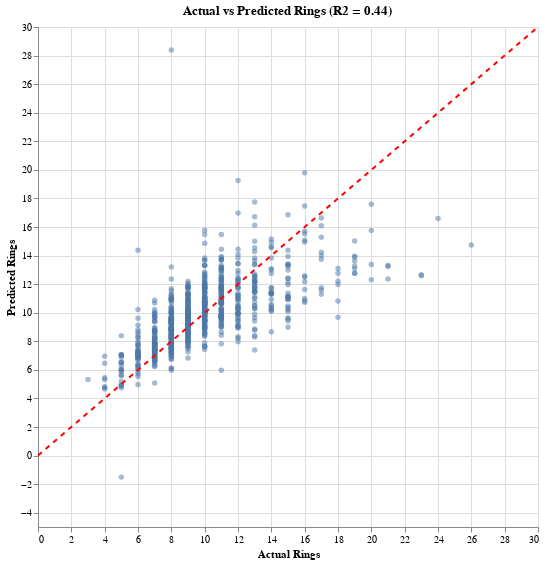

Notebook code for this chart:
### Markdown cell above
### 5. Visualization of Results
We evaluate the model by plotting the Predicted vs. Actual values.

### Code cell
# Calculate metrics
mse = mean_squared_error(y_test, y_pred)
r2 = r2_score(y_test, y_pred)

print(f"Mean Squared Error (MSE): {mse:.4f}")
print(f"R-squared (R2): {r2:.4f}")

# Visualization
results_df = pd.DataFrame({
    'Actual': y_test.values.flatten(),
    'Predicted': y_pred.flatten()
})

pred_chart = alt.Chart(results_df).mark_circle(opacity=0.5).encode(
    x=alt.X('Actual', title='Actual Rings'),
    y=alt.Y('Predicted', title='Predicted Rings')
).properties(
    title=f'Actual vs Predicted Rings (R2 = {r2:.2f})',
    width=500,
    height=500
)

line = alt.Chart(pd.DataFrame({'x': [0, 30], 'y': [0, 30]})).mark_line(color='red', strokeDash=[5,5]).encode(
    x='x',
    y='y'
)

pred_chart + line

### Figure 1 — Vega-Lite specification as saved in the notebook (floating-point values rounded to 4 significant figures; data arrays with more than 128 entries replaced by an {"elided": "..."} marker saying what was removed)
{"config": {"view": {"continuousWidth": 300, "continuousHeight": 300}}, "layer": [{"data": {"name": "data-b815735c17d97e8c35f1bcb691f300c3"}, "mark": {"type": "circle", "opacity": 0.5}, "encoding": {"x": {"field": "Actual", "title": "Actual Rings", "type": "quantitative"}, "y": {"field": "Predicted", "title": "Predicted Rings", "type": "quantitative"}}, "title": "Actual vs Predicted Rings (R2 = 0.44)"}, {"data": {"name": "data-f065f8979defe79e250ff0da7bd8328e"}, "mark": {"type": "line", "color": "red", "strokeDash": [5, 5]}, "encoding": {"x": {"field": "x", "type": "quantitative"}, "y": {"field": "y", "type": "quantitative"}}}], "height": 500, "width": 500, "$schema": "https://vega.github.io/schema/vega-lite/v5.20.1.json", "datasets": {"data-b815735c17d97e8c35f1bcb691f300c3": {"elided": "836 records"}, "data-f065f8979defe79e250ff0da7bd8328e": [{"x": 0, "y": 0}, {"x": 30, "y": 30}]}}
